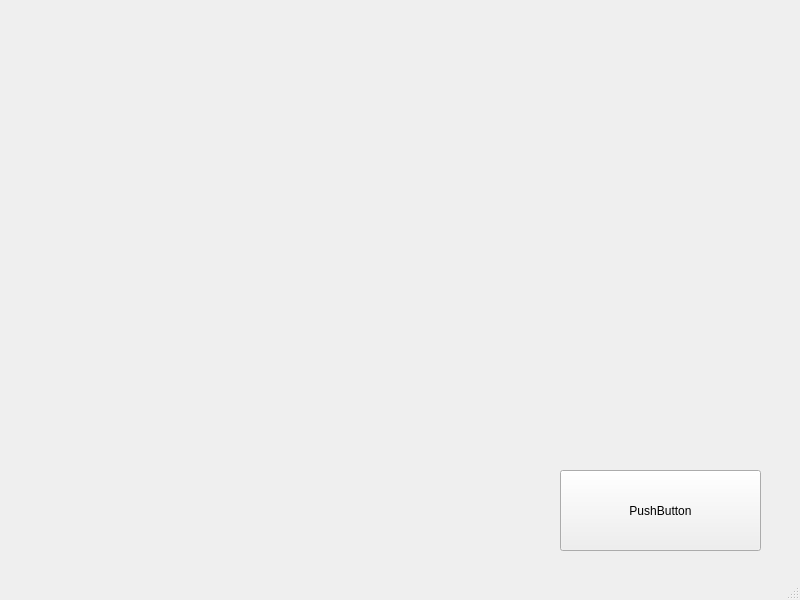
<?xml version="1.0" encoding="UTF-8"?>
<ui version="4.0">
 <class>MainWindow</class>
 <widget class="QMainWindow" name="MainWindow">
  <property name="geometry">
   <rect>
    <x>0</x>
    <y>0</y>
    <width>800</width>
    <height>600</height>
   </rect>
  </property>
  <property name="windowTitle">
   <string>MainWindow</string>
  </property>
  <widget class="QWidget" name="centralwidget">
   <widget class="QPushButton" name="updateButton">
    <property name="geometry">
     <rect>
      <x>560</x>
      <y>470</y>
      <width>201</width>
      <height>81</height>
     </rect>
    </property>
    <property name="mouseTracking">
     <bool>true</bool>
    </property>
    <property name="text">
     <string>PushButton</string>
    </property>
   </widget>
  </widget>
  <widget class="QMenuBar" name="menubar">
   <property name="geometry">
    <rect>
     <x>0</x>
     <y>0</y>
     <width>800</width>
     <height>21</height>
    </rect>
   </property>
  </widget>
  <widget class="QStatusBar" name="statusbar"/>
 </widget>
 <resources/>
 <connections/>
</ui>
